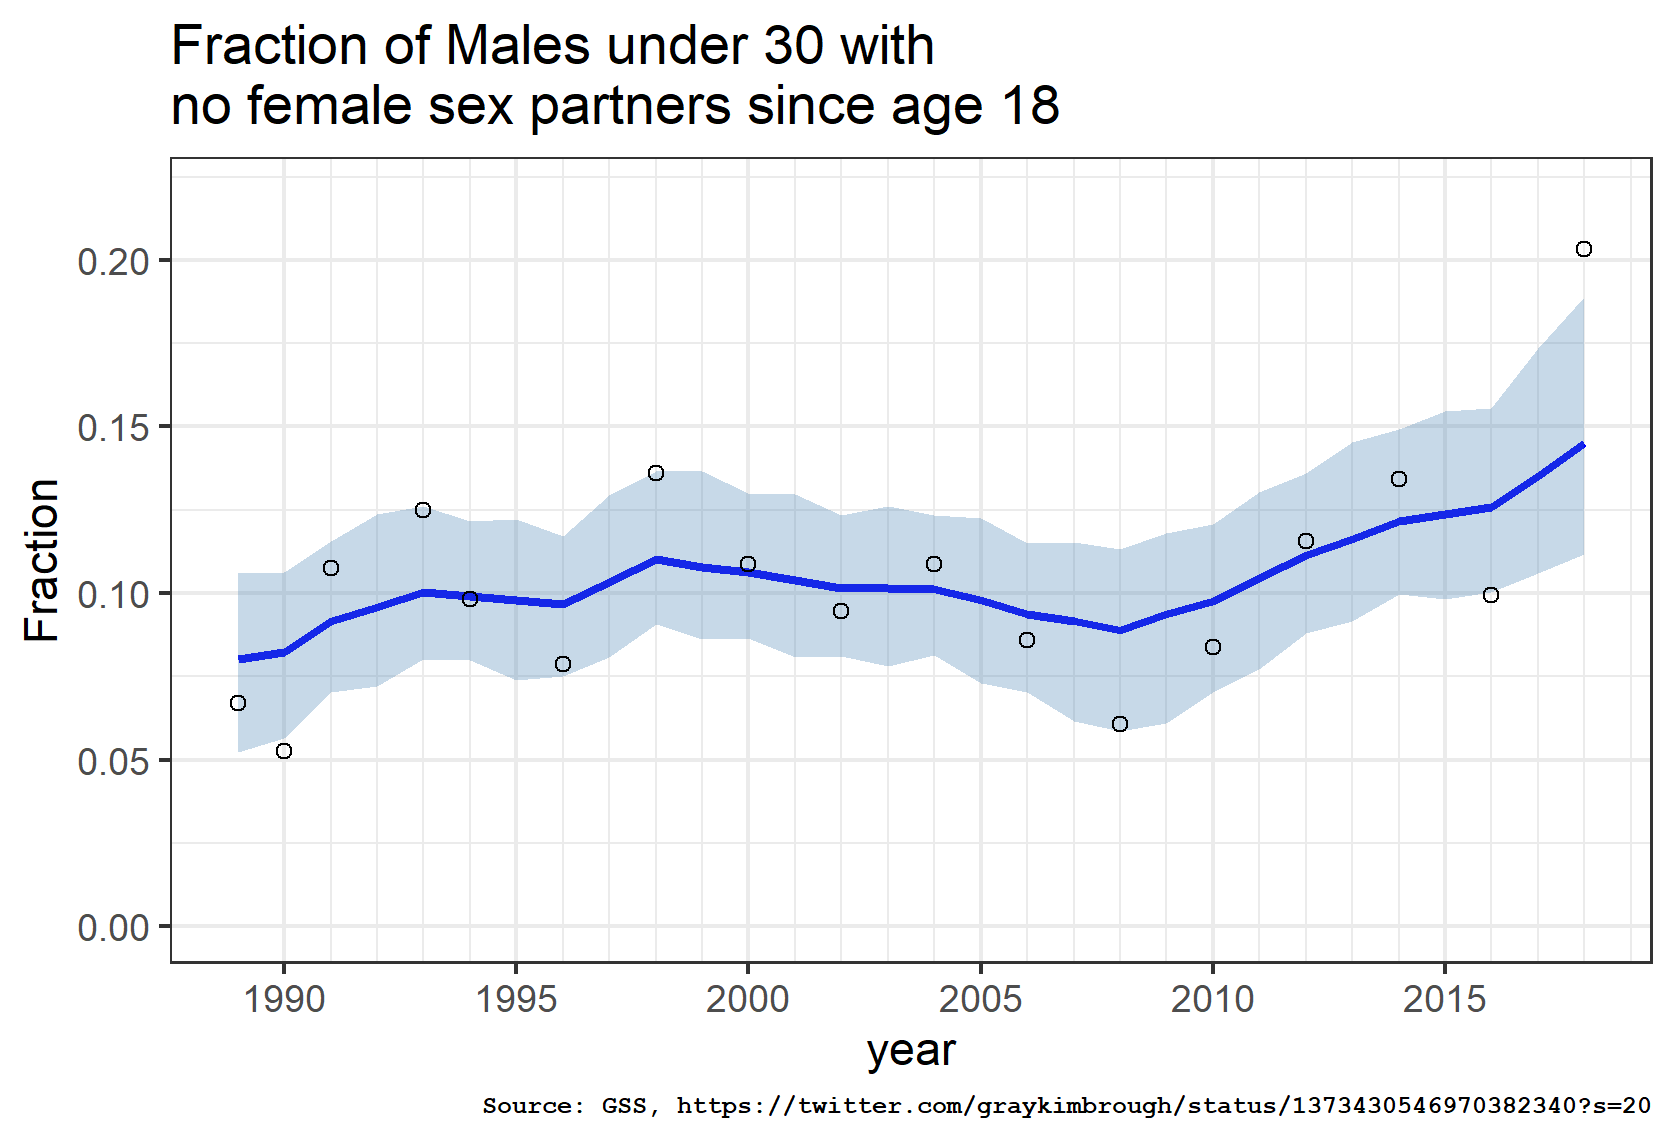

Here is the R script that generated this plot:
library(tidyverse)
library(rstan)

# GSS data on male virginity
# n = #male respondents under 30 with valid data
# z = #reporting zero female partners after age 18
D = tribble(
  ~year, ~z,~n,
  1989,10,149,
  1990,6,114,
  1991,13,121,
  1993,16,128,
  1994,21,214,
  1996,20,254,
  1998,29,213,
  2000,24,221,
  2002,21,222,
  2004,24,221,
  2006,17,198,
  2008,9,148,
  2010,12,143,
  2012,17,147,
  2014,24,179,
  2016,16,161,
  2018,26,128
)  %>% 
  mutate(p = z/n,
          se = sqrt(p*(1-p)/n))

D

ggplot(data=D) +
  aes(x=year,y=p) +
  geom_point() +
  geom_line() +
  theme_bw() +
  geom_ribbon(aes(x=year, ymin = p-se, ymax=p+se),
              fill='grey', alpha=.30)



MODEL = stan_model(file = 'gss.stan', model_name = 'GSS')


stanInits = function(nchains=1) {
  L = vector('list',nchains)
  
  for (i in seq(L)) {
    L[[i]] =   list(
    
      theta = runif(30,.01,.40),
      sigma = abs(rnorm(1,0,.05))
    )
  }
  return(L)
} # stanInits

stanDataList = list(
  nyrs = nrow(D),
  year = D$year,
  z    = D$z,
  n    = D$n
)

# MCMC 
nchains = 4 

## STAN SAMPLING    
fit = sampling(MODEL, 
               data       = stanDataList,
               pars       = c('theta','sigma'),
               init       = stanInits(nchains),
               seed       = 6447100,
               iter       = 5000,
               warmup     = 1000, 
               thin       = 1,
               chains     = nchains,
)

theta = as.matrix(fit,'theta')

Q = apply(theta,2,quantile,probs=c(.05,.50,.95)) %>% 
      t() %>% 
    as_tibble() %>% 
    add_column(year=1989:2018) %>% 
    rename(q05 = `5%`, q50=`50%`, q95=`95%`)

ggplot(data=Q) +
  geom_line(aes(x=year,y=q50),size=1,color='blue') +
  geom_ribbon(aes(x=year,ymin=q05,ymax=q95),
              fill='steelblue',alpha=.30) +
  geom_point(data=D,aes(x=year,y=p),pch=1) +
  scale_y_continuous(limits=c(0,.22)) +
  scale_x_continuous(breaks=seq(1990,2020,5),
                     minor_breaks = 1990:2020) +
  labs(title='Fraction of Males under 30 with\nno female sex partners since age 18',
       y='Fraction',
       caption='Source: GSS, https://twitter.com/graykimbrough/status/1373430546970382340?s=20') +
  theme_bw() +
  theme(plot.caption = element_text(family='mono',face='bold',size=6))

ggsave(filename='gss.png')
